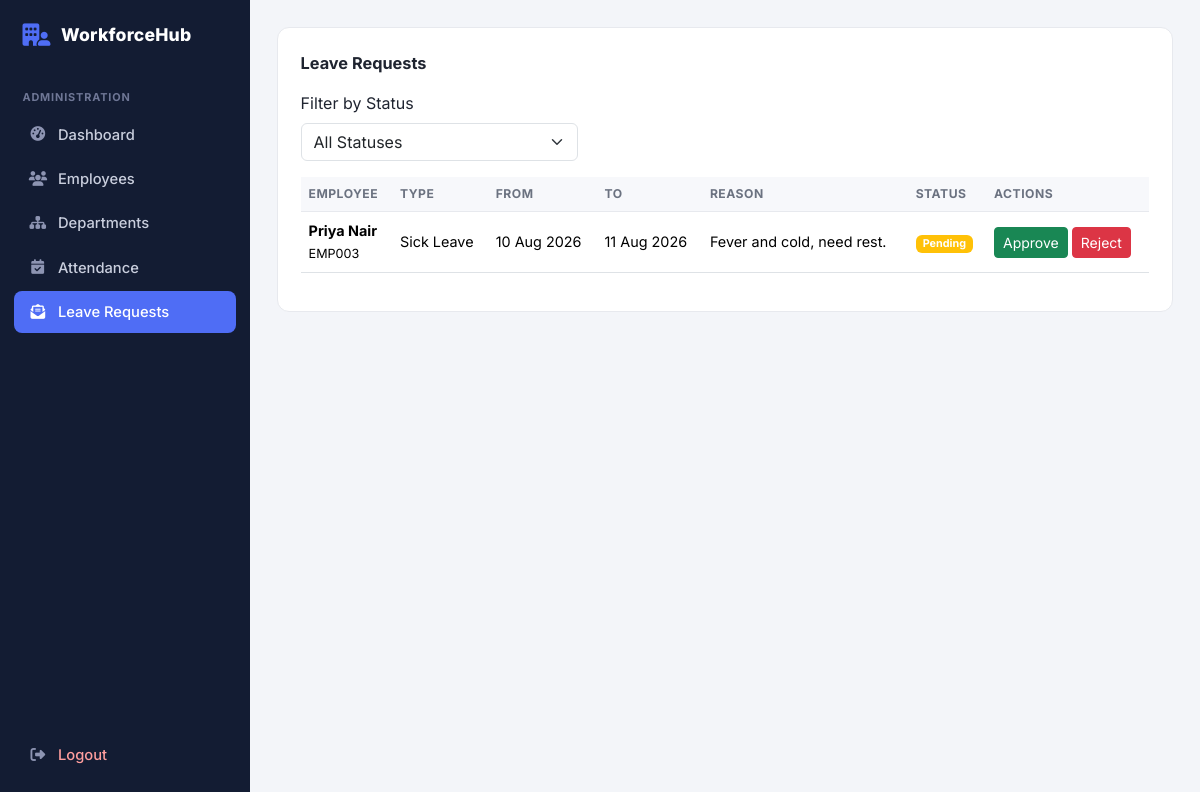
The page /admin/leaves.php (signed in) on the database its author committed.
### tables this page shows
CREATE TABLE leaves (
    id INT AUTO_INCREMENT PRIMARY KEY,
    employee_id INT NOT NULL,
    leave_type VARCHAR(50) NOT NULL,
    start_date DATE NOT NULL,
    end_date DATE NOT NULL,
    reason TEXT,
    status ENUM('Pending', 'Approved', 'Rejected') NOT NULL DEFAULT 'Pending',
    applied_at TIMESTAMP DEFAULT CURRENT_TIMESTAMP,
    FOREIGN KEY (employee_id) REFERENCES employees(id) ON DELETE CASCADE
);

CREATE TABLE employees (
    id INT AUTO_INCREMENT PRIMARY KEY,
    employee_code VARCHAR(20) NOT NULL UNIQUE,
    name VARCHAR(100) NOT NULL,
    email VARCHAR(100) NOT NULL UNIQUE,
    phone VARCHAR(20),
    gender VARCHAR(10),
    department_id INT,
    salary DECIMAL(10,2) DEFAULT 0,
    joining_date DATE,
    photo VARCHAR(255) DEFAULT NULL,
    created_at TIMESTAMP DEFAULT CURRENT_TIMESTAMP,
    FOREIGN KEY (department_id) REFERENCES departments(id) ON DELETE SET NULL
);

### models/leave.php (called while the page is built, shortened)
<?php
function getAllLeaves($conn, $status = "")
{
    $sql = "SELECT l.*, e.name, e.employee_code
            FROM leaves l
            INNER JOIN employees e ON e.id=l.employee_id
            ORDER BY l.applied_at DESC";
    return $conn->query($sql);
}

### admin/leaves.php (the view, shortened to what this page needs)
<?php
require_once __DIR__ . "/../config/database.php";
require_once __DIR__ . "/../models/leave.php";
$status_filter = $_GET["status"] ?? "";
$allowed_statuses = ["Pending", "Approved", "Rejected"];
if (!in_array($status_filter, $allowed_statuses)) {
    $status_filter = "";
}
$result = getAllLeaves($conn, $status_filter);
require_once __DIR__ . "/../includes/header.php";
?>
<div class="panel">
    <div class="panel-title">Leave Requests</div>
    <form method="GET" class="row g-2 align-items-end mb-3">
        <div class="col-sm-4">
            <label class="form-label">Filter by Status</label>
            <select name="status" class="form-select" onchange="this.form.submit()">
                <option value="">All Statuses</option>
            </select>
        </div>
    </form>
    <div class="table-responsive">
        <table class="table table-ems">
            <thead>
                <tr>
                    <th>Employee</th>
                    <th>Type</th>
                    <th>From</th>
                    <th>To</th>
                    <th>Reason</th>
                    <th>Status</th>
                    <th>Actions</th>
                </tr>
            </thead>
            <tbody>
                <?php if ($result->num_rows == 0): ?>
                    <tr>
                        <td colspan="7" class="text-center text-muted">No leave requests found.</td>
                    </tr>
                <?php else: ?>
                    <?php while ($leave = $result->fetch_assoc()): ?>
                        <?php
                        if ($leave["status"] === "Approved") {
                            $badge = "bg-success";
                        } elseif ($leave["status"] === "Rejected") {
                            $badge = "bg-danger";
                        } else {
                            $badge = "bg-warning";
                        }
                        ?>
                        <tr>
                            <td>
                                <strong><?php echo htmlspecialchars($leave["name"]); ?></strong><br>
                                <small><?php echo htmlspecialchars($leave["employee_code"]); ?></small>
                            </td>
                            <td><?php echo htmlspecialchars($leave["leave_type"]); ?></td>
                            <td><?php echo date("d M Y", strtotime($leave["start_date"])); ?></td>
                            <td><?php echo date("d M Y", strtotime($leave["end_date"])); ?></td>
                            <td><?php echo htmlspecialchars(substr($leave["reason"] ?? "", 0, 50)); ?></td>
                            <td>
                                <span class="badge <?php echo $badge; ?>">
                                    <?php echo htmlspecialchars($leave["status"]); ?>
                                </span>
                            </td>
                            <td>
                                <?php if ($leave["status"] === "Pending"): ?>
                                    <a href="?action=approve&id=<?php echo $leave["id"]; ?>"
                                        class="btn btn-sm btn-success"
                                        onclick="return confirm('Approve this leave?')">
                                        Approve
                                    </a>
                                    <a href="?action=reject&id=<?php echo $leave["id"]; ?>"
                                        class="btn btn-sm btn-danger"
                                        onclick="return confirm('Reject this leave?')">
                                        Reject
                                    </a>
                                <?php else: ?>
                                    <span class="text-muted small">Reviewed</span>
                                <?php endif; ?>
                            </td>
                        </tr>
                    <?php endwhile; ?>
                <?php endif; ?>
            </tbody>
        </table>
    </div>
</div>
<?php require_once __DIR__ . "/../includes/footer.php"; ?>

### assets/css/style.css (style rules this page uses)
:root { --ems-navy: #131c33; --ems-navy-light: #1b2747; --ems-accent: #4f6df5; --ems-accent-dark: #3950c4; --ems-bg: #f3f5f9; --ems-card-border: #e7e9ee; --ems-text-muted: #6b7280; --ems-success: #1aa179; --ems-danger: #e25555; --ems-warning: #d99a16; }
* { box-sizing: border-box; }
body { font-family: 'Inter', -apple-system, BlinkMacSystemFont, 'Segoe UI', sans-serif; background: var(--ems-bg); color: #1f2430; margin: 0; }
a { text-decoration: none; }
.panel { background: #fff; border: 1px solid var(--ems-card-border); border-radius: 12px; padding: 1.4rem; margin-bottom: 1.5rem; }
.panel-title { font-size: 1.02rem; font-weight: 700; margin-bottom: 1rem; display: flex; align-items: center; justify-content: space-between; gap: .5rem; }
.table-ems thead th { background: #f7f8fb; font-size: .76rem; text-transform: uppercase; letter-spacing: .04em; color: var(--ems-text-muted); font-weight: 700; border-bottom: 1px solid var(--ems-card-border); }
.table-ems td { vertical-align: middle; font-size: .9rem; }

### rows shown on the page
leaves: employee.name "Priya Nair", employee.employee_code "EMP003", leave_type "Sick Leave", start_date "10 Aug 2026", end_date "11 Aug 2026", reason "Fever and cold, need rest.", status "Pending"
